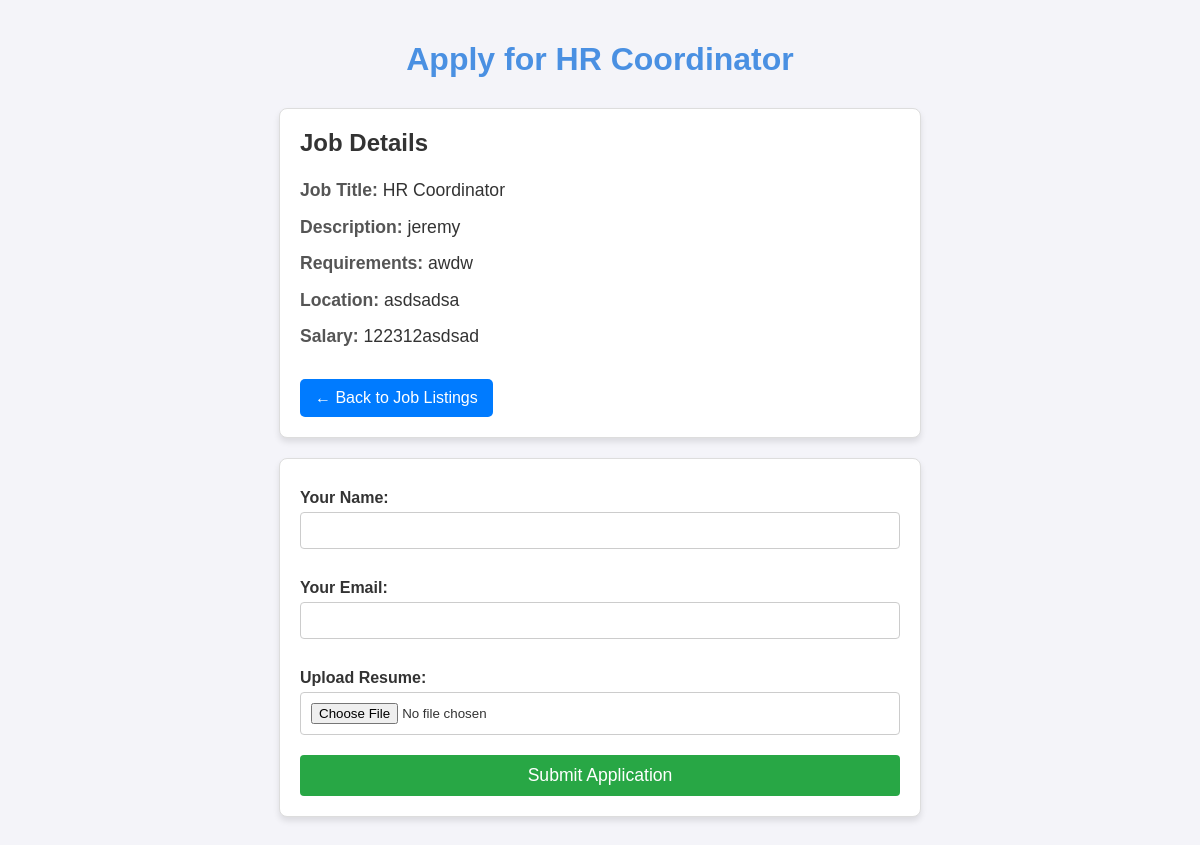
The app's page /admin/talent/recruitment/apply.php?job_id=31 with its own data.
### tables this page shows
CREATE TABLE `job_postings` (
  `id` int(11) NOT NULL AUTO_INCREMENT,
  `job_title` varchar(255) NOT NULL,
  `job_description` text NOT NULL,
  `requirements` text NOT NULL,
  `location` varchar(255) NOT NULL,
  `salary_range` varchar(255) DEFAULT NULL,
  `status` enum('Open','Closed') DEFAULT 'Open',
  `created_at` timestamp NOT NULL DEFAULT current_timestamp(),
  PRIMARY KEY (`id`)
);

### admin/talent/recruitment/apply.php (the view, shortened to what this page needs)
<?php
require "../../../config/db_talent.php";
if (isset($_GET['job_id'])) {
    $job_id = intval($_GET['job_id']);
    $query = "SELECT * FROM job_postings WHERE id = $job_id AND STATUS = 'Open'";
    $result = mysqli_query($conn, $query);
    if (mysqli_num_rows($result) > 0) {
        $job = mysqli_fetch_assoc($result);
    } else {
        echo "<p>Job not found or not available.</p>";
        exit;
    }
} else {
    echo "<p>No job specified.</p>";
    exit;
}
?>
<!DOCTYPE html>
<html lang="en">
<head>
    <link rel="stylesheet" href="style_apply1.css">
</head>
<body>
    <h1>Apply for <?php echo htmlspecialchars($job['job_title']); ?></h1>
    <div class="job-details">
        <h2>Job Details</h2>
        <p><strong>Job Title:</strong> <?php echo htmlspecialchars($job['job_title']); ?></p>
        <p><strong>Description:</strong> <?php echo htmlspecialchars($job['job_description']); ?></p>
        <p><strong>Requirements:</strong> <?php echo htmlspecialchars($job['requirements']); ?></p>
        <p><strong>Location:</strong> <?php echo htmlspecialchars($job['location']); ?></p>
        <p><strong>Salary:</strong> <?php echo htmlspecialchars($job['salary_range']); ?></p>
        <a href="job_listings.php" class="btn-back">← Back to Job Listings</a>
    </div>
    <form action="" method="POST" enctype="multipart/form-data">
        <label for="applicant_name">Your Name:</label>
        <input type="text" id="applicant_name" name="applicant_name" required><br>
        <label for="email">Your Email:</label>
        <input type="email" id="email" name="email" required><br>
        <label for="resume">Upload Resume:</label>
        <input type="file" id="resume" name="resume" required><br>
        <button type="submit">Submit Application</button>
    </form>
</body>
</html>

### admin/talent/recruitment/style_apply1.css (style rules this page uses)
body { font-family: Arial, sans-serif; margin: 0; padding: 20px; background-color: #f4f4f9; color: #333; }
h1 { text-align: center; color: #4a90e2; margin-bottom: 30px; }
.job-details { background-color: #fff; border: 1px solid #ddd; border-radius: 8px; padding: 20px; margin-bottom: 20px; box-shadow: 0 4px 6px rgba(0, 0, 0, 0.1); max-width: 600px; margin: 0 auto; }
.job-details h2 { margin-top: 0; font-size: 1.5em; color: #333; }
.job-details p { font-size: 1.1em; margin: 10px 0; line-height: 1.5; }
.job-details p strong { color: #555; }
.job-details .btn-back { display: inline-block; margin-top: 20px; padding: 10px 15px; background-color: #007bff; color: white; text-decoration: none; border-radius: 5px; font-size: 1em; transition: background-color 0.3s ease; }
form { background-color: #fff; border: 1px solid #ddd; border-radius: 8px; padding: 20px; max-width: 600px; margin: 20px auto; box-shadow: 0 4px 6px rgba(0, 0, 0, 0.1); }
label { font-weight: bold; margin-top: 10px; display: block; }
input[type="text"], input[type="email"], input[type="file"] { width: 100%; padding: 10px; margin-top: 5px; margin-bottom: 20px; border: 1px solid #ccc; border-radius: 4px; box-sizing: border-box; }
button { width: 100%; background-color: #28a745; color: white; padding: 10px; border: none; border-radius: 4px; font-size: 1.1em; cursor: pointer; transition: background-color 0.3s ease; }

### records on screen
job_postings: job_title "HR Coordinator", job_description "jeremy", requirements "awdw", location "asdsadsa", salary_range "122312asdsad"
